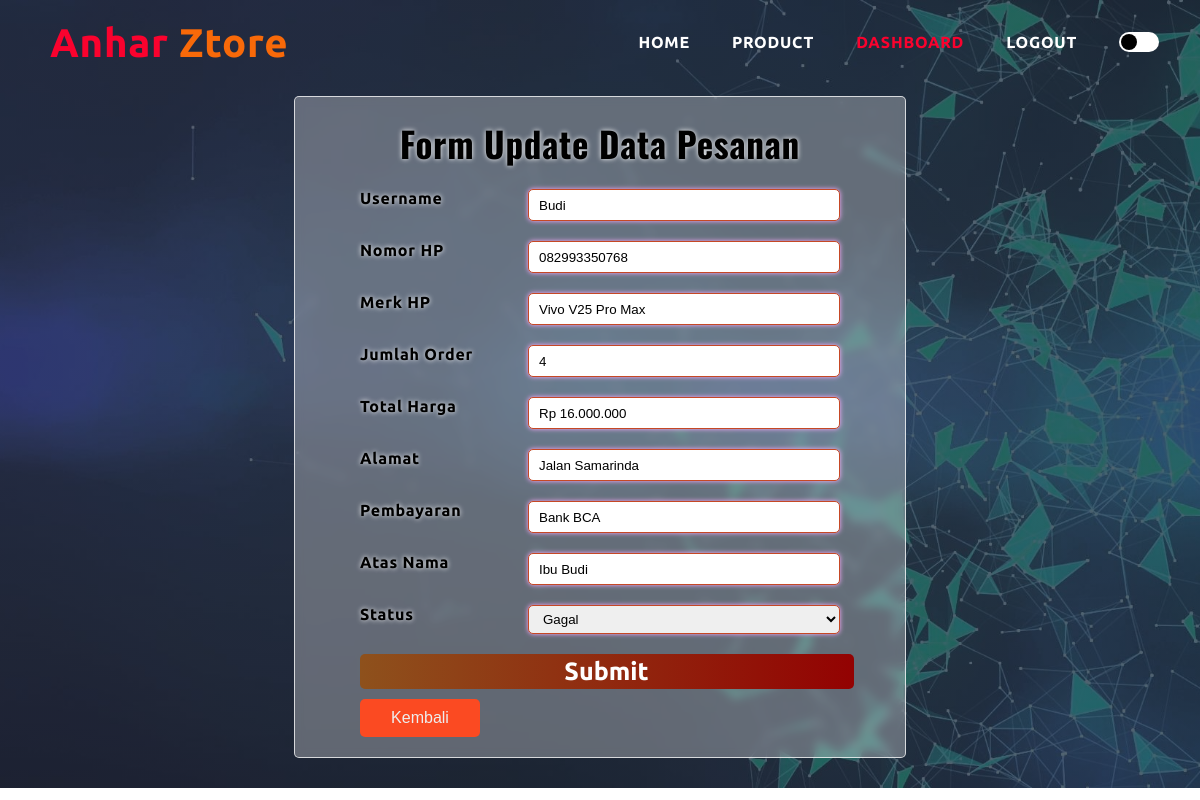
/pesanan/admin-edit-pesanan.php?id=8 (signed in), run on an earlier commit of the app's database.
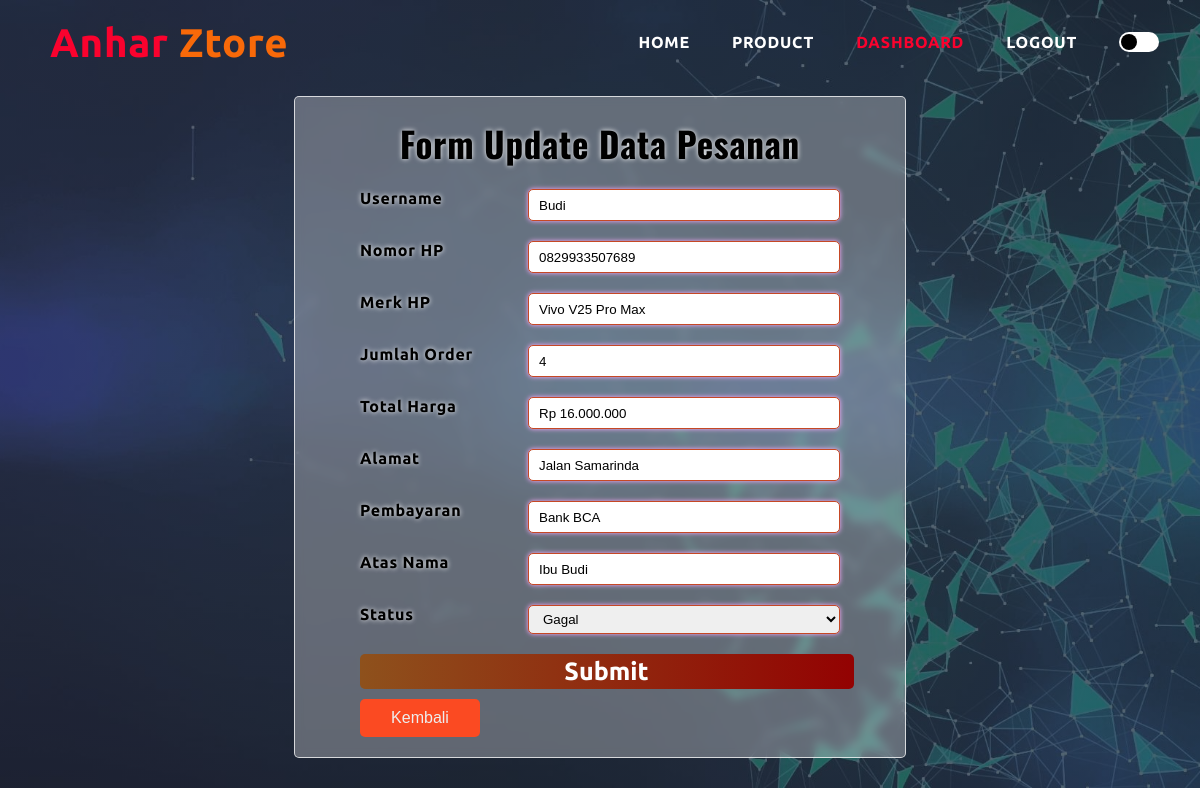
And on a later commit of the database.
### tables this page shows
CREATE TABLE `pesanan` (
  `id_pesanan` int(10) NOT NULL,
  `id_user` int(10) NOT NULL,
  `id_produk` int(10) NOT NULL,
  `metode_pembayaran` varchar(100) NOT NULL,
  `jumlah` int(10) NOT NULL,
  `total_harga` int(10) NOT NULL,
  `keterangan_waktu` timestamp NOT NULL DEFAULT current_timestamp() ON UPDATE current_timestamp(),
  `atas_nama` varchar(100) NOT NULL,
  `status` enum('menunggu','berhasil','gagal') NOT NULL
);

CREATE TABLE `user` (
  `id_user` int(10) NOT NULL,
  `role` enum('admin','user') NOT NULL,
  `username` varchar(100) NOT NULL,
  `password` varchar(100) NOT NULL,
  `email` varchar(100) NOT NULL,
  `no_hp` varchar(16) NOT NULL,
  `alamat` text NOT NULL
);

CREATE TABLE `produk` (
  `id_produk` int(10) NOT NULL,
  `nama` varchar(100) NOT NULL,
  `harga` int(10) NOT NULL,
  `kategori` varchar(50) NOT NULL,
  `deskripsi` text NOT NULL,
  `stock` int(10) NOT NULL,
  `keterangan` timestamp NOT NULL DEFAULT current_timestamp() ON UPDATE current_timestamp(),
  `gambar` varchar(100) NOT NULL
);

### pesanan/admin-edit-pesanan.php (the view, shortened to what the changed rows need)
<?php
    require '../koneksi.php';
    $id = $_GET['id'];
    $result = mysqli_query( $conn, "SELECT * FROM pesanan
                            INNER JOIN user ON pesanan.id_user = user.id_user
                            INNER JOIN produk ON pesanan.id_produk = produk.id_produk
                            WHERE id_pesanan = '$id'"
                            );
    $pesanan = [];
    while ($row = mysqli_fetch_array($result)) {
        $pesanan[] = $row;
    }
    foreach($pesanan as $pesan);
?>
<!DOCTYPE html>
<html lang="en">
<head>
    <link rel="stylesheet" href="../style.css">
    <link rel="stylesheet" href="https://stackpath.bootstrapcdn.com/font-awesome/4.7.0/css/font-awesome.min.css">
</head>
<body>
    <div class="atas">
        <div class="form">
            <form method="post" action="">
                <h2>Form Update Data Pesanan</h2>
                <div class="order-detail">
                    <div class="input">
                        <span class="detail"> Username </span>
                        <input name="nama" type="text" value="<?php echo ucwords($pesan['username']) ?>" readonly
                                style="
                                    box-shadow: 0px 0px 5px 0px rgb(255, 172, 254);
                                    border-color: rgb(198, 72, 37);">
                    </div>
                    <div class="input">
                        <span class="detail"> Nomor HP </span>
                        <input name="no_hp" type="tel" value="<?php echo $pesan['no_hp'] ?>" readonly
                                style="
                                    box-shadow: 0px 0px 5px 0px rgb(255, 172, 254);
                                    border-color: rgb(198, 72, 37);">
                    </div>
                    <div class="input">
                        <span class="detail"> Merk HP </span>
                        <input name="merk" type="text" value="<?php echo $pesan['nama'] ?>" readonly
                                style="
                                    box-shadow: 0px 0px 5px 0px rgb(255, 172, 254);
                                    border-color: rgb(198, 72, 37);">
                    </div>
                    <div class="input">
                        <span class="detail"> Jumlah Order </span>
                        <input name="jumlah" type="number" value="<?php echo $pesan['jumlah'] ?>" readonly
                                style="
                                    box-shadow: 0px 0px 5px 0px rgb(255, 172, 254);
                                    border-color: rgb(198, 72, 37);">
                    </div>
                    <div class="input">
                        <span class="detail"> Total Harga </span>
                        <input name="total" type="text" value="Rp <?php echo number_format($pesan['total_harga'], 0, '.', '.') ?>" readonly
                                style="
                                    box-shadow: 0px 0px 5px 0px rgb(255, 172, 254);
                                    border-color: rgb(198, 72, 37);">
                    </div>
                    <div class="input">
                        <span class="detail"> Alamat </span>
                        <input name="alamat" type="text" value="<?php echo $pesan['alamat'] ?>" readonly
                                style="
                                    box-shadow: 0px 0px 5px 0px rgb(255, 172, 254);
                                    border-color: rgb(198, 72, 37);">
                    </div>
                    <div class="input">
                        <span class="detail">Pembayaran </span>
                        <input name="pembayaran" type="text" value="<?php echo $pesan['metode_pembayaran'] ?>" readonly
                                style="
                                    box-shadow: 0px 0px 5px 0px rgb(255, 172, 254);
                                    border-color: rgb(198, 72, 37);">
                    </div>
                    <div class="input">
                        <span class="detail">Atas Nama </span>
                        <input name="atas_nama" type="text" value="<?php echo $pesan['atas_nama'] ?>" readonly
                                style="
                                    box-shadow: 0px 0px 5px 0px rgb(255, 172, 254);
                                    border-color: rgb(198, 72, 37);">
                    </div>
                    <div class="input">
                        <span class="detail">Status </span>
                        <select name="status" id="" required>
                        <?php
                        if ($pesan['status'] != 'menunggu'){
                            $status = ucwords($pesan['status']);
                            echo "<option value='$pesan[status]' readonly >$status</option>";
                        }else {
                            echo "<option value=''>-</option>";
                            echo "<option value='menunggu'>Menunggu</option>";
                            echo "<option value='berhasil'>Berhasil</option>";
                            echo "<option value='gagal'>Gagal</option>";
                        }
                        ?>
                        </select>
                    </div>
                </div>
            </form>
        </div>
    </div>
</body>
</html>

What changed in the data, as far as the page shows it:
changed through a linked row, pesanan "Rp 16.000.000": no_hp "082993350768" → "0829933507689"
